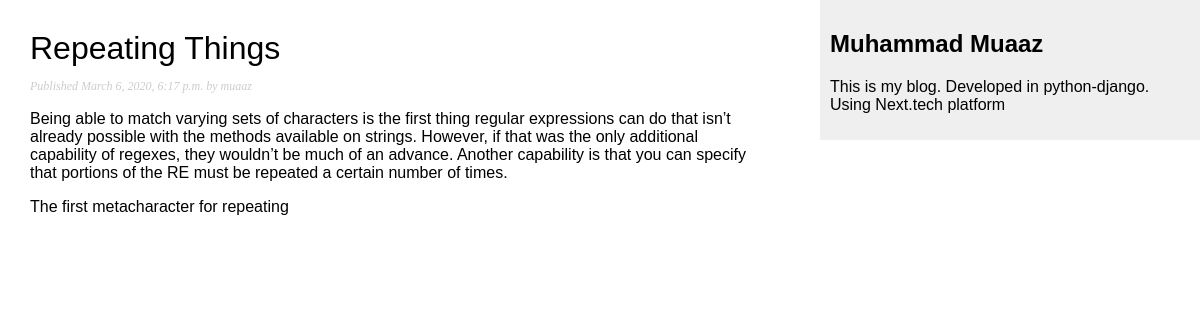
Page /blog/2020/3/6/repeating-things/ on the committed database.
### blog/models.py (models this page shows, shortened)
class Post(models.Model):
    objects = models.Manager()
    published = PublishedManager()
    STATUS_CHOICES = (
        ('draft', 'Draft'),
        ('published', 'Published'),
    )
    title = models.CharField(max_length=250)
    slug = models.SlugField(max_length=250,
                            unique_for_date='publish')
    author = models.ForeignKey(User,
                               on_delete=models.CASCADE,
                               related_name='blog_posts')
    body = models.TextField()
    publish = models.DateTimeField(default=timezone.now)
    created = models.DateTimeField(auto_now_add=True)
    updated = models.DateTimeField(auto_now=True)
    status = models.CharField(max_length=10,
                              choices=STATUS_CHOICES,
                              default='draft')
    class Meta:
        ordering = ('-publish',)

### blog/views.py (the view)
def post_detail(request, year, month, day, post):
    post = get_object_or_404(Post,
                             slug=post,
                             status='published',
                             )
    return render(request,
                  'blog/post/detail.html',
                  {'post': post})

### blog/templates/blog/post/detail.html (shortened to what this page needs)
{% extends "blog/base.html" %}
{% block content %}
  <h1>{{ post.title }}</h1>
  <p class="date">
    Published {{ post.publish }} by {{ post.author }}
  </p>
  {{ post.body|linebreaks }}
{% endblock %}

### blog/static/css/blog.css (style rules this page uses)
body { margin: 0; padding: 0; font-family:Helvetica, sans-serif; }
h1 { font-weight: normal; margin: 30px 0 0; }
p.date { color:#ccc; font-family: georgia, serif; font-size: 12px; font-style: italic; }

### rows in the picture
Post: title "Repeating Things", publish "March 6, 2020, 6:17 p.m.", author "muaaz", body "Being able to match varying sets of characters is the first thing regular expressions can do that isn’t already possible with the methods available on strings. However, if that was the only additional capability of regexes, they wouldn’t be much of an advance. Another capability is that you can specify that portions of the RE must be repeated a certain number of times. The first metacharacter for repeating"
